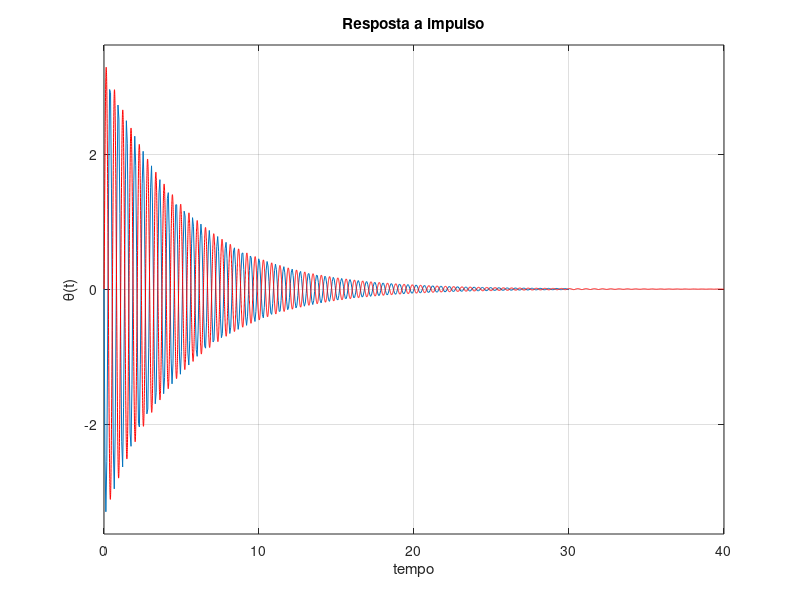
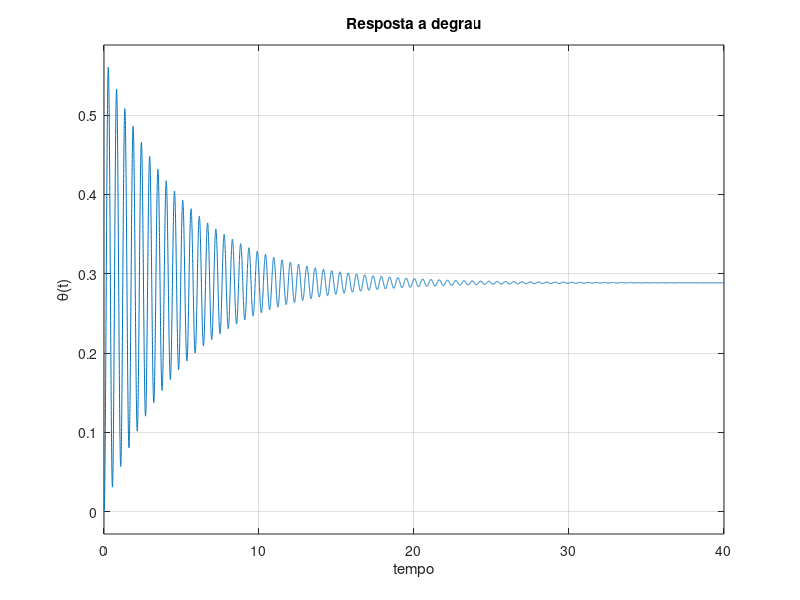
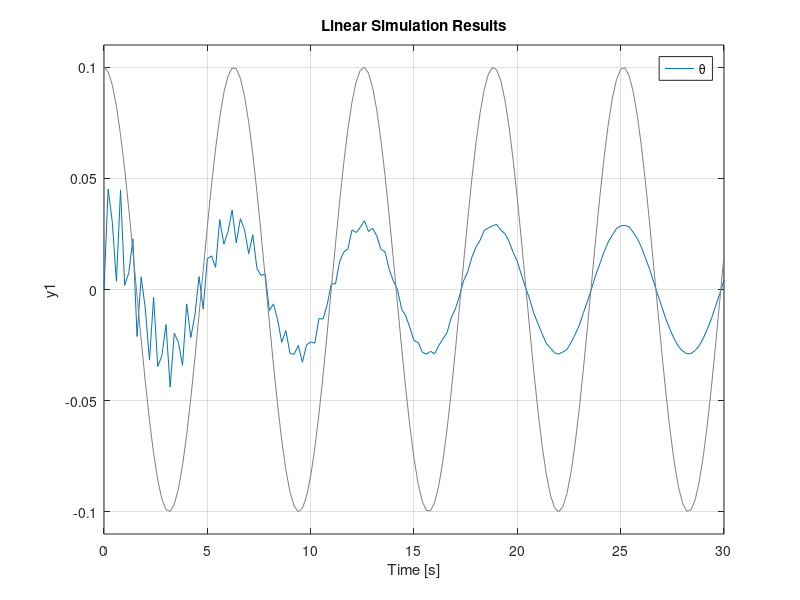

MATLAB code to generate these figures, in order:
clear
close all
clc

m = 0.1;
l = 0.5;
g = 9.8;
b = 0.01;
thetabar = 45 / 180 * pi;

G = tf([1], [m*l^2 b g*l*cos(thetabar)])
F = tf([100], [1 100])
pause

numH = conv(G.num{1}, F.num{1});
denH = conv(G.den{1}, F.den{1});
H = tf(numH, denH)
pause

zpk(H)
pause

[Residuos, Polos, GanhoDireto] = residue(H.num{1}, H.den{1})
%syms t
%h = Residuos(1) * exp(Polos(1) * t) * heaviside(t) + 2 * (real(Residuos(2)) * cos(imag(Polos(2)) * t) - imag(Residuos(2)) * sin(imag(Polos(2)) * t)) * exp(real(Polos(2)) * t) * heaviside(t);
%pretty(h)
%pause

ezplot('0.3961 * exp(-100 * t) + 2 * (-0.1980 * cos(11.7709 * t) - 1.6792 * sin(11.7709 * t)) * exp(-0.2 * t)', [0 30])
hold on
impulse(H, 'r')
xlabel('tempo')
ylabel('\theta(t)')
title('Resposta a impulso')
pause

figure
step(H)
xlabel('tempo')
ylabel('\theta(t)')
title('Resposta a degrau')
pause

tempo = 0:0.2:30;
u = 0.1 * cos(tempo);
figure
lsim(H, u, tempo)
legend('\theta')